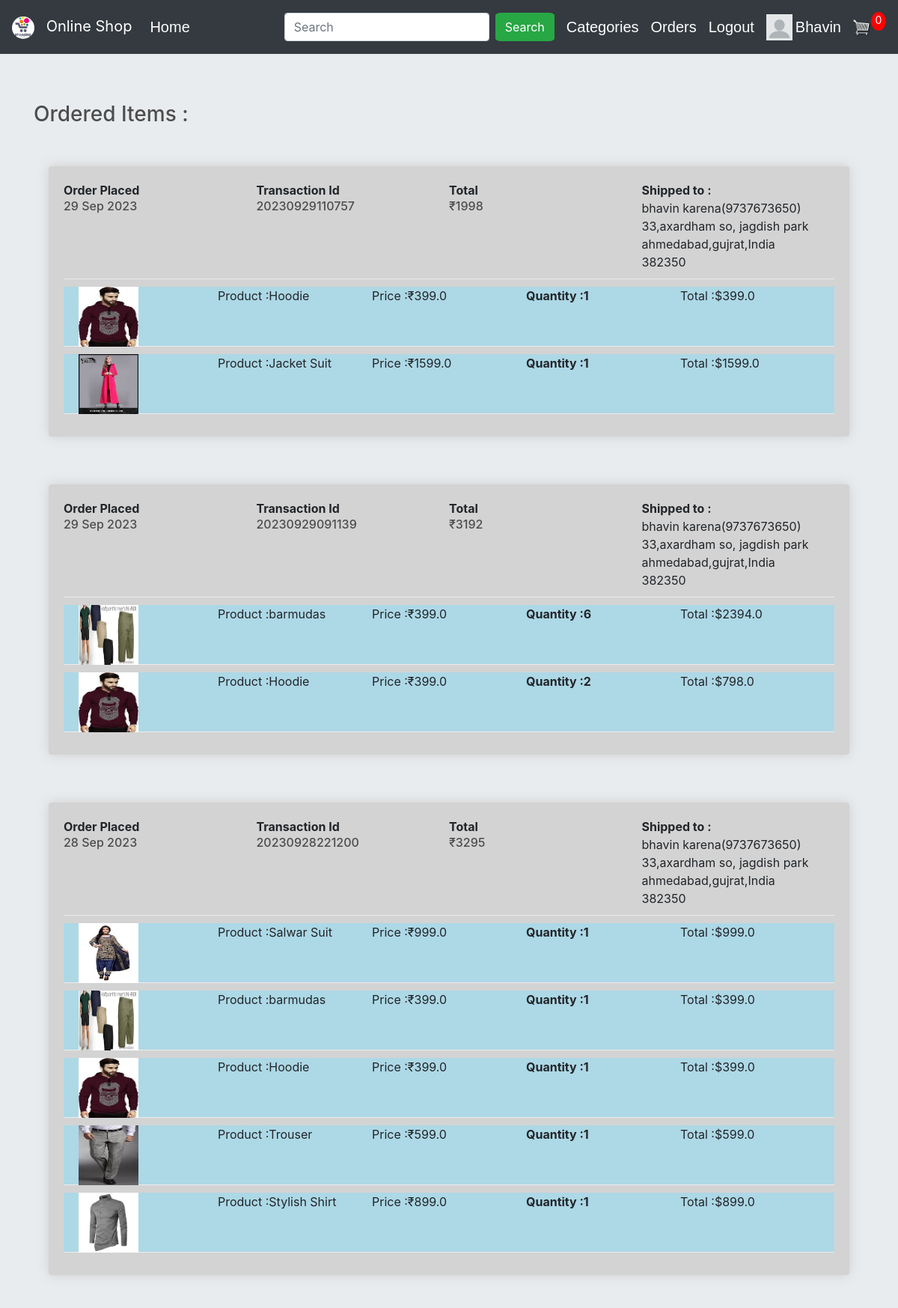
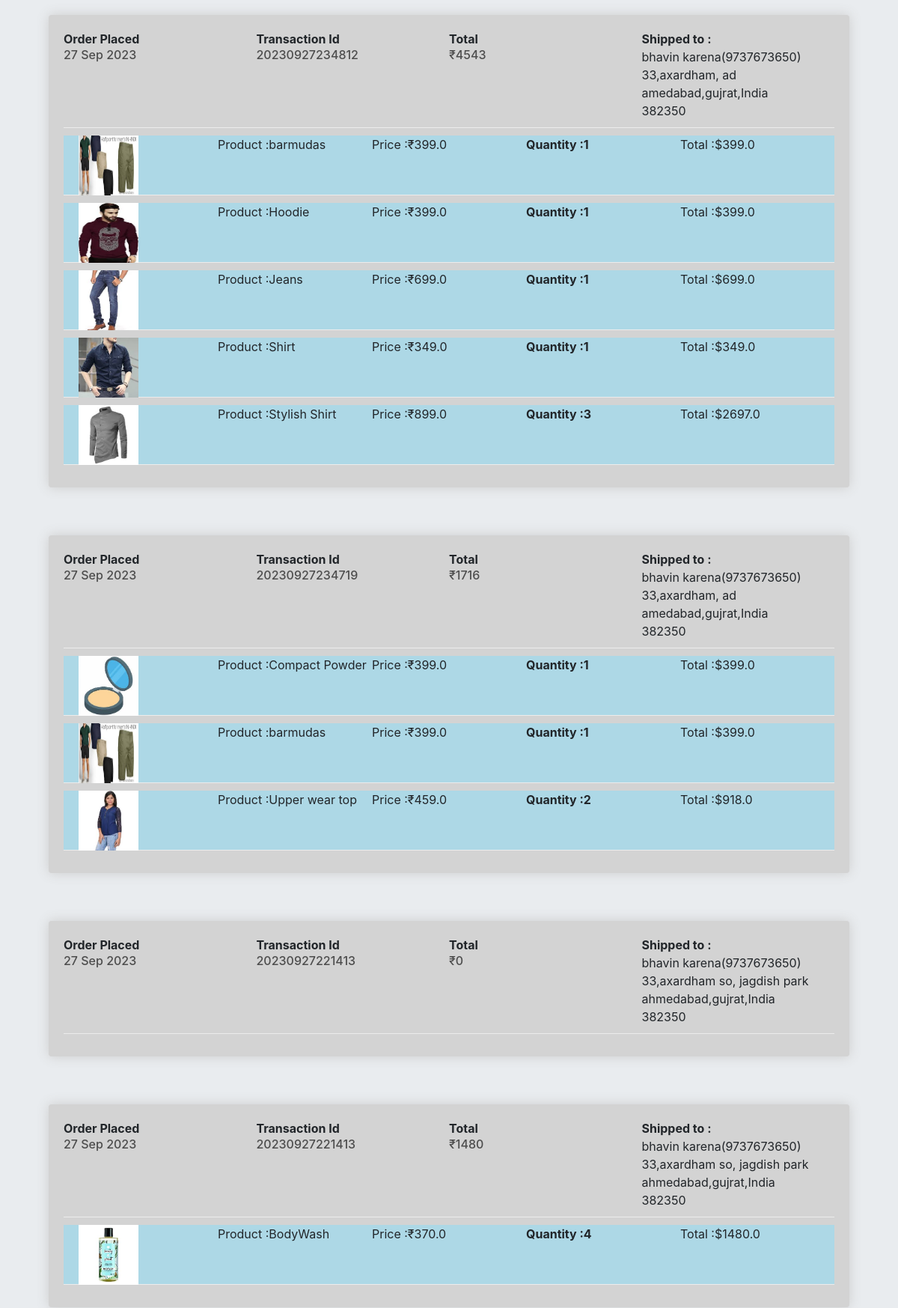
/order_details/ (signed in, upper part), run on the app's committed database (2 pictures, top to bottom).
### store/models.py (models this page shows, shortened)
class FullOrder(models.Model):
    user = models.ForeignKey(User,on_delete=models.CASCADE,null=True)
    recepient_fullname = models.CharField(max_length=100, null=True, blank=False)
    phone_no = models.IntegerField(null=True, blank=False)
    address_line1 = models.CharField(max_length=200, null=True, blank=False)
    address_line2 = models.CharField(max_length=100, null=True, blank=True)
    city = models.CharField(max_length=200, null=True,blank=False)
    state = models.CharField(max_length=200, null=True,blank=False)
    country = models.CharField(max_length=100, null=True, blank=False)
    zipcode = models.CharField(max_length=200, null=True,blank=False)
    amount = models.IntegerField(null=True,blank=True)
    transaction_id = models.CharField(max_length=100,null=True,blank=False)
    date_ordered = models.DateTimeField(auto_now_add=True,null=True,blank=True)

class Purchased_item(models.Model):
    user = models.ForeignKey(User,on_delete=models.CASCADE,null=True)
    order = models.ForeignKey(FullOrder,on_delete=models.CASCADE,null=True)
    quantity = models.IntegerField(default=0, blank=True, null=True)
    name = models.CharField(max_length=100, blank=False, name=False)
    price = models.FloatField(blank=False, null=True)
    image = models.ImageField(null=True, blank=True)
    description = models.TextField(null=True, blank=True)
    @property
    def get_imageURL(self):
        try:
            url = self.image.url
        except:
            url = ''
        return url
    @property
    def get_total(self):
        total = self.price * self.quantity
        return total

### store/views.py (the view)
# urls.py: path('order_details/',views.order_details,name='order_details'),
def order_details(request):
    if not request.user.is_authenticated:
        return HttpResponseRedirect(reverse('user_login'))
    total_item_cart = 0
    if request.user.is_authenticated:
        items = OrderItem.objects.filter(user=request.user)
        for item in items:
            total_item_cart += item.quantity
    orders = FullOrder.objects.filter(user=request.user).order_by('-date_ordered')
    ordered = []
    for order in orders:
        tt = []
        items = Purchased_item.objects.filter(order=order)
        for item in items:
            tt.append(item)
        ordered.append({'order': order, 'items': tt})
    product_categories = ProductCategories.objects.all()
    context = {
        'product_categories': product_categories,
        'ordered': ordered,
        'total_item_cart': total_item_cart,
    }
    return render(request,'store/order_details.html',context)

### store/templates/store/order_details.html
{% extends 'store/main.html' %}
{% block content %}
    <h3>Ordered Items : </h3>
    <br>
    <div>
        {% if request.user.is_authenticated %}
            {% for order in ordered %}
                <div class="box-element" style="background-color: lightgray">
                        <div class="cart-row">
                            <div style="flex:1">
                                <strong>Order Placed</strong>
                                <h6>{{ order.order.date_ordered | date:"d M Y"}} </h6>
                            </div>
                            <div style="flex:1">
                                <strong>Transaction Id</strong>
                                <h6>{{order.order.transaction_id}}</h6>
                            </div>
                            <div style="flex:1">
                                <strong>Total</strong>
                                <h6>&#8377;{{order.order.amount}}</h6>
                            </div>
                            <div style="flex:1">
                                <strong>Shipped to :</strong>
                                <div>{{order.order.recepient_fullname}}({{order.order.phone_no}})</div>
                                <div>{{order.order.address_line1}}, {{order.order.address_line2}}</div>
                                <div>{{order.order.city}},{{order.order.state}},{{order.order.country}}</div>
                                <div>{{order.order.zipcode}}</div>
                            </div>
                        </div>
                    {% for item in order.items %}
                        <div class="cart-row" style="background-color: lightblue;height: 80px">
                            <div style="flex:1"><img style="width: 80px; height: 80px;margin-left: 20px" class="row-image" src="{{item.get_imageURL}}"></div>
                            <div style="flex:1"><p>Product :{{item.name}}</p></div>
                            <div style="flex:1"><p>Price :&#8377;{{item.price}}</p></div>
                            <div style="flex:1">
                                <p class="quantity">Quantity :{{item.quantity}}</p>
                            </div>
                            <div style="flex:1"><p>Total :${{item.get_total}}</p></div>
                        </div>
                    {% endfor %}
                </div>
                <br>
            {% endfor %}
            <br>
        {% endif %}
    </div>
    <br><br>
{% endblock %}

### store/templates/store/main.html (shortened to what this page needs)
<!DOCTYPE html>
{% load static %}
<html>
<head>
	<link rel="stylesheet" href="https://stackpath.bootstrapcdn.com/bootstrap/4.4.1/css/bootstrap.min.css">
	<link rel="stylesheet" href="https://maxcdn.bootstrapcdn.com/bootstrap/4.0.0/css/bootstrap.min.css">
	<link rel="stylesheet" href="https://cdnjs.cloudflare.com/ajax/libs/font-awesome/5.14.0/css/all.min.css" />
	<link rel="stylesheet" type="text/css" href="{% static 'store/css/main.css' %}">
</head>
<body>
	<nav class="navbar navbar-expand-lg navbar-dark bg-dark">
		<a class="navbar-brand" href="{% url 'store' %}" style="color: white">
		  <img src="static/images/logo.png" class="logo"> Online Shop
		</a>
	  <div class="collapse navbar-collapse" id="navbarSupportedContent">
	    <ul class="navbar-nav mr-auto">
	      <li class="nav-item active">
	        <h5><a class="nav-link" href="{% url 'store' %}" style="color: white">Home <span class="sr-only">(current)</span></a></h5>
	      </li>
	    </ul>
	    <div class="form-inline my-2 my-lg-0">
	    	<form method="get" action="{% url 'search' %}" class="form-inline my-2 my-lg-0">
					<input type="search" name="search" aria-label="Search" placeholder="Search" class="form-control mr-sm-2">
					<button class="btn btn-success my-2 mr-sm-3" type="submit" style="border-radius:10%;">Search</button>
			</form>
			<div class="dropdown mr-sm-3">
					  <h5><a style="color: white">Categories</a></h5>
			</div>
	    	{% if request.user.is_authenticated %}
	     		<h5 class="mr-sm-3"><a href="{% url 'order_details' %}" style="color: white">Orders</a></h5>
	     		<h5 class="mr-sm-3"><a href="{% url 'user_logout' %}" style="color: white">Logout</a></h5>
	     		{% if request.user.profile.photo %}
					<a href="{% url 'profilepage' username=user.username %}"><img class="mr-sm-1" src="{{ request.user.profile.photo.url }}" width="35" height="35"></a>
				{% else %}
					<a href="{% url 'profilepage' username=user.username %}"><img class="mr-sm-1" src="/static/images/default.png" width="35" , height="35"></a>
				{% endif %}
		    	<h5><a href="{% url 'profilepage' username=request.user.username %}" style="color: white">{{request.user.username}}</a></h5>
	     	{% else %}
	     		<h5 class="mr-sm-3"><a href="{% url 'user_login' %}" style="color: white">Login</a></h5>
	     		<div>
		     		<h5 class="mr-sm-3"><a href="{% url 'register' %}" style="color: white">SignUp</a></h5>
	     		</div>
	     	{% endif %}
	     	<a href="{% url 'cart' %}">
	    		<img  id="cart-icon" src="{% static 'images/cart.png' %}">
	    	</a>
	    	<p id="cart-total">{{total_item_cart}}</p>
	    </div>
	  </div>
	</nav>
	<div class="jumbotron jumbotron-fluid">
		<div class="container container-fluid">
			{% block content %}
 			{% endblock %}
		</div>
	</div>
</body>
</html>

### static/store/css/main.css (style rules this page uses)
body { background-color: hsl(0, 0%, 98%); }
h1,h2,h3,h4,h6 { color:hsl(0, 0%, 30%); }
h5 { font-family:sans-serif; margin-top:8px; }
.box-element { box-shadow:hsl(0, 0%, 80%) 0 0 16px; background-color: #fff; border-radius: 4px; padding: 20px; margin:20px; }
#cart-icon { width:25px; display: inline-block; margin-left: 15px; }
#cart-total { display: block; text-align: center; color:#fff; background-color: red; width: 20px; height: 25px; border-radius: 100%; font-size: 14px; }
.btn { border-radius: 0; }
.row-image { width: 100px; }
.cart-row { display: flex; align-items: flex-stretch; padding-bottom: 10px; margin-bottom: 10px; border-bottom: 1px solid #ececec; }
.quantity { display: inline-block; font-weight: 700; padding-right:10px; }

### store/templates/store/main.html (style rules this page uses)
.dropdown { position: relative; display: inline-block; }
.logo { width: 30px; margin-right: 10px; vertical-align: middle; border-radius:100%; }

### data on the page
FullOrder: order.date_ordered "29 Sep 2023", order.transaction_id "20230929110757", order.amount "1998", order.recepient_fullname "bhavin karena", order.phone_no "9737673650", order.address_line1 "33,axardham so", order.address_line2 "jagdish park", order.city "ahmedabad", order.state "gujrat", order.country "India", order.zipcode "382350"
Purchased_item: get_imageURL (picture), name "Hoodie", price "399.0", quantity "1", get_total "399.0"
Purchased_item: get_imageURL (picture), name "Jacket Suit", price "1599.0", quantity "1", get_total "1599.0"
FullOrder: order.date_ordered "29 Sep 2023", order.transaction_id "20230929091139", order.amount "3192", order.recepient_fullname "bhavin karena", order.phone_no "9737673650", order.address_line1 "33,axardham so", order.address_line2 "jagdish park", order.city "ahmedabad", order.state "gujrat", order.country "India", order.zipcode "382350"
Purchased_item: get_imageURL (picture), name "barmudas", price "399.0", quantity "6", get_total "2394.0"
Purchased_item: get_imageURL (picture), name "Hoodie", price "399.0", quantity "2", get_total "798.0"
FullOrder: order.date_ordered "28 Sep 2023", order.transaction_id "20230928221200", order.amount "3295", order.recepient_fullname "bhavin karena", order.phone_no "9737673650", order.address_line1 "33,axardham so", order.address_line2 "jagdish park", order.city "ahmedabad", order.state "gujrat", order.country "India", order.zipcode "382350"
Purchased_item: get_imageURL (picture), name "Salwar Suit", price "999.0", quantity "1", get_total "999.0"
Purchased_item: get_imageURL (picture), name "barmudas", price "399.0", quantity "1", get_total "399.0"
Purchased_item: get_imageURL (picture), name "Hoodie", price "399.0", quantity "1", get_total "399.0"
Purchased_item: get_imageURL (picture), name "Trouser", price "599.0", quantity "1", get_total "599.0"
Purchased_item: get_imageURL (picture), name "Stylish Shirt", price "899.0", quantity "1", get_total "899.0"
FullOrder: order.date_ordered "27 Sep 2023", order.transaction_id "20230927234812", order.amount "4543", order.recepient_fullname "bhavin karena", order.phone_no "9737673650", order.address_line1 "33,axardham", order.address_line2 "ad", order.city "amedabad", order.state "gujrat", order.country "India", order.zipcode "382350"
Purchased_item: get_imageURL (picture), name "barmudas", price "399.0", quantity "1", get_total "399.0"
Purchased_item: get_imageURL (picture), name "Hoodie", price "399.0", quantity "1", get_total "399.0"
Purchased_item: get_imageURL (picture), name "Jeans", price "699.0", quantity "1", get_total "699.0"
Purchased_item: get_imageURL (picture), name "Shirt", price "349.0", quantity "1", get_total "349.0"
Purchased_item: get_imageURL (picture), name "Stylish Shirt", price "899.0", quantity "3", get_total "2697.0"
FullOrder: order.date_ordered "27 Sep 2023", order.transaction_id "20230927234719", order.amount "1716", order.recepient_fullname "bhavin karena", order.phone_no "9737673650", order.address_line1 "33,axardham", order.address_line2 "ad", order.city "amedabad", order.state "gujrat", order.country "India", order.zipcode "382350"
Purchased_item: get_imageURL (picture), name "Compact Powder", price "399.0", quantity "1", get_total "399.0"
Purchased_item: get_imageURL (picture), name "barmudas", price "399.0", quantity "1", get_total "399.0"
Purchased_item: get_imageURL (picture), name "Upper wear top", price "459.0", quantity "2", get_total "918.0"
FullOrder: order.date_ordered "27 Sep 2023", order.transaction_id "20230927221413", order.amount "0", order.recepient_fullname "bhavin karena", order.phone_no "9737673650", order.address_line1 "33,axardham so", order.address_line2 "jagdish park", order.city "ahmedabad", order.state "gujrat", order.country "India", order.zipcode "382350"
FullOrder: order.date_ordered "27 Sep 2023", order.transaction_id "20230927221413", order.amount "1480", order.recepient_fullname "bhavin karena", order.phone_no "9737673650", order.address_line1 "33,axardham so", order.address_line2 "jagdish park", order.city "ahmedabad", order.state "gujrat", order.country "India", order.zipcode "382350"
Purchased_item: get_imageURL (picture), name "BodyWash", price "370.0", quantity "4", get_total "1480.0"

### other printed values
{{ request.user.username }} "Bhavin"
{{ total_item_cart }} "0"
